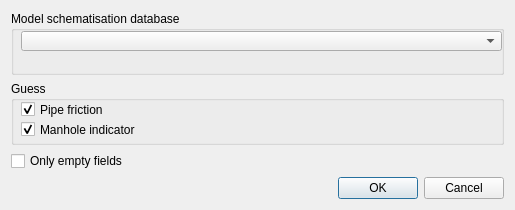
<?xml version="1.0" encoding="UTF-8"?>
<ui version="4.0">
 <class>Import_dialog</class>
 <widget class="QDialog" name="Import_dialog">
  <property name="geometry">
   <rect>
    <x>0</x>
    <y>0</y>
    <width>515</width>
    <height>210</height>
   </rect>
  </property>
  <property name="windowTitle">
   <string>Import sufhyd</string>
  </property>
  <layout class="QVBoxLayout" name="verticalLayout">
   <item>
    <widget class="QGroupBox" name="groupBox_2">
     <property name="title">
      <string>Model schematisation database</string>
     </property>
     <widget class="QComboBox" name="database_combo">
      <property name="geometry">
       <rect>
        <x>10</x>
        <y>20</y>
        <width>481</width>
        <height>20</height>
       </rect>
      </property>
      <property name="sizePolicy">
       <sizepolicy hsizetype="Expanding" vsizetype="Fixed">
        <horstretch>0</horstretch>
        <verstretch>0</verstretch>
       </sizepolicy>
      </property>
     </widget>
    </widget>
   </item>
   <item>
    <widget class="QGroupBox" name="groupBox">
     <property name="title">
      <string>Guess</string>
     </property>
     <widget class="QCheckBox" name="check_pipe_friction">
      <property name="geometry">
       <rect>
        <x>10</x>
        <y>20</y>
        <width>171</width>
        <height>17</height>
       </rect>
      </property>
      <property name="text">
       <string>Pipe friction</string>
      </property>
      <property name="checked">
       <bool>true</bool>
      </property>
     </widget>
     <widget class="QCheckBox" name="checkBox_3">
      <property name="geometry">
       <rect>
        <x>10</x>
        <y>40</y>
        <width>171</width>
        <height>17</height>
       </rect>
      </property>
      <property name="text">
       <string>Manhole indicator</string>
      </property>
      <property name="checked">
       <bool>true</bool>
      </property>
     </widget>
    </widget>
   </item>
   <item>
    <widget class="QCheckBox" name="check_only_empty_fields">
     <property name="text">
      <string>Only empty fields</string>
     </property>
    </widget>
   </item>
   <item>
    <widget class="QDialogButtonBox" name="buttonBox">
     <property name="orientation">
      <enum>Qt::Horizontal</enum>
     </property>
     <property name="standardButtons">
      <set>QDialogButtonBox::Cancel|QDialogButtonBox::Ok</set>
     </property>
    </widget>
   </item>
  </layout>
 </widget>
 <resources/>
 <connections>
  <connection>
   <sender>buttonBox</sender>
   <signal>accepted()</signal>
   <receiver>Import_dialog</receiver>
   <slot>accept()</slot>
   <hints>
    <hint type="sourcelabel">
     <x>248</x>
     <y>254</y>
    </hint>
    <hint type="destinationlabel">
     <x>157</x>
     <y>274</y>
    </hint>
   </hints>
  </connection>
  <connection>
   <sender>buttonBox</sender>
   <signal>rejected()</signal>
   <receiver>Import_dialog</receiver>
   <slot>reject()</slot>
   <hints>
    <hint type="sourcelabel">
     <x>316</x>
     <y>260</y>
    </hint>
    <hint type="destinationlabel">
     <x>286</x>
     <y>274</y>
    </hint>
   </hints>
  </connection>
 </connections>
</ui>
